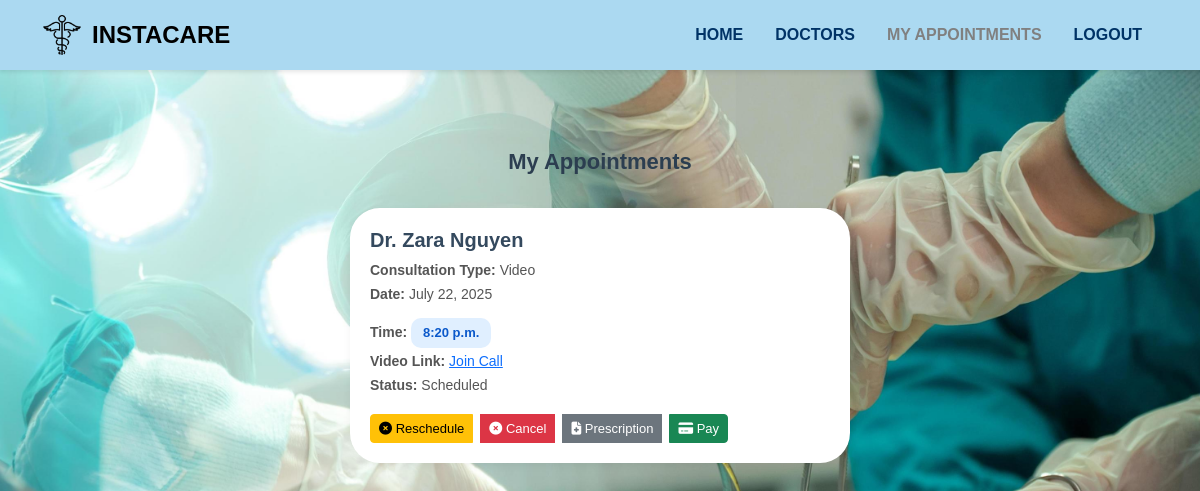
The page /patients/appointment_dashboard/ (signed in) on the database as committed earlier.
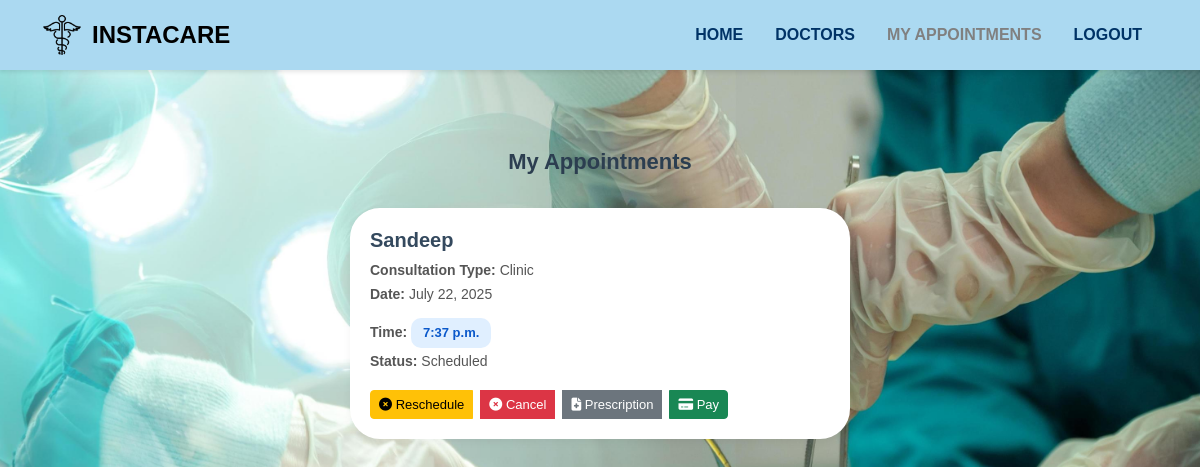
The same page on the database as committed later.
### patients/models.py (models this page shows, shortened)
class Appointment(models.Model):
    CONSULTATION_TYPE = (
        ('Video', 'Video'),
        ('Clinic', 'Clinic')
    )
    patient = models.ForeignKey(settings.AUTH_USER_MODEL, on_delete=models.CASCADE)
    consultation_type = models.CharField(max_length=20,choices=CONSULTATION_TYPE,default='Clinic')
    date = models.DateField(default=timezone.now)
    scheduled_time = models.TimeField()
    doctor_name = models.CharField(max_length=100, default='Unknown Doctor')
    status = models.CharField(max_length=50)
    video_link=models.URLField()

### patients/views.py (the view)
# urls.py: path('appointment_dashboard/', views.appointment_dashboard, name='appointment_dashboard'),
@login_required
def appointment_dashboard(request):
    appointments = Appointment.objects.filter(patient=request.user).order_by('-date')
    return render(request, 'appointment_dashboard.html', {'appointments': appointments})

### templates/appointment_dashboard.html (shortened to what this page needs)
{% load static %}
<!DOCTYPE html>
<html lang="en">
<head>
  <link href="https://cdn.jsdelivr.net/npm/bootstrap@5.3.3/dist/css/bootstrap.min.css" rel="stylesheet"/>
  <link href="https://cdnjs.cloudflare.com/ajax/libs/font-awesome/6.4.0/css/all.min.css" rel="stylesheet" />
</head>
<body>
<nav class="navbar navbar-expand-lg fixed-top">
  <div class="container d-flex justify-content-between align-items-center">
    <div class="d-flex align-items-center logo">
      <img src="{% static 'images/logo.png' %}" alt="Logo" style="height: 40px; margin-right: 10px;" />
      <span>INSTACARE</span>
    </div>
    <ul class="nav d-none d-lg-flex">
      <li class="nav-item"><a href="{% url 'homepage' %}" class="nav-link">HOME</a></li>
      <li class="nav-item"><a href="{% url 'doctor' %}" class="nav-link">DOCTORS</a></li>
      <li class="nav-item"><a href="{% url 'appointment_dashboard' %}" class="nav-link active">MY APPOINTMENTS</a></li>
      <li class="nav-item"><a href="{% url 'logout' %}" class="nav-link">LOGOUT</a></li>
    </ul>
  </div>
</nav>
<div class="header">My Appointments</div>
{% if appointments %}
  {% for appt in appointments %}
    <div class="appointment-card">
      <h5>{{ appt.doctor_name }}</h5>
      <p><strong>Consultation Type:</strong> {{ appt.consultation_type }}</p>
      <p><strong>Date:</strong> {{ appt.date }}</p>
      <p><strong>Time:</strong> <span class="appointment-time">{{ appt.scheduled_time }}</span></p>
      {% if appt.consultation_type == "Video" %}
        <p><strong>Video Link:</strong> <a href="{{ appt.video_link }}" target="_blank">Join Call</a></p>
      {% endif %}
      <p><strong>Status:</strong> {{ appt.status }}</p>
      <div class="btn-group">
        <a href="{% url 'reschedule_appointment' appt.id %}" class="btn btn-warning btn-sm btn-action">
          <i class="fas fa-times-circle"></i> Reschedule
        </a>
        <a href="{% url 'cancel_appointment' appt.id %}" class="btn btn-danger btn-sm btn-action">
          <i class="fas fa-times-circle"></i> Cancel
        </a>
        <a href="#" class="btn btn-secondary btn-sm btn-action">
          <i class="fas fa-file-medical"></i> Prescription
        </a>
        <a href="#" class="btn btn-success btn-sm btn-action">
          <i class="fas fa-credit-card"></i> Pay
        </a>
      </div>
    </div>
  {% endfor %}
{% else %}
  <p class="text-center text-light mt-5">You have no appointments yet.</p>
{% endif %}
</body>
</html>

Rows that differ between the two databases and show on the page:
removed Appointment: doctor_name "Dr. Zara Nguyen", consultation_type "Video", date "July 22, 2025", scheduled_time "8:20 p.m.", status "Scheduled"
added Appointment: doctor_name "Sandeep", consultation_type "Clinic", date "July 22, 2025", scheduled_time "7:37 p.m.", status "Scheduled"
